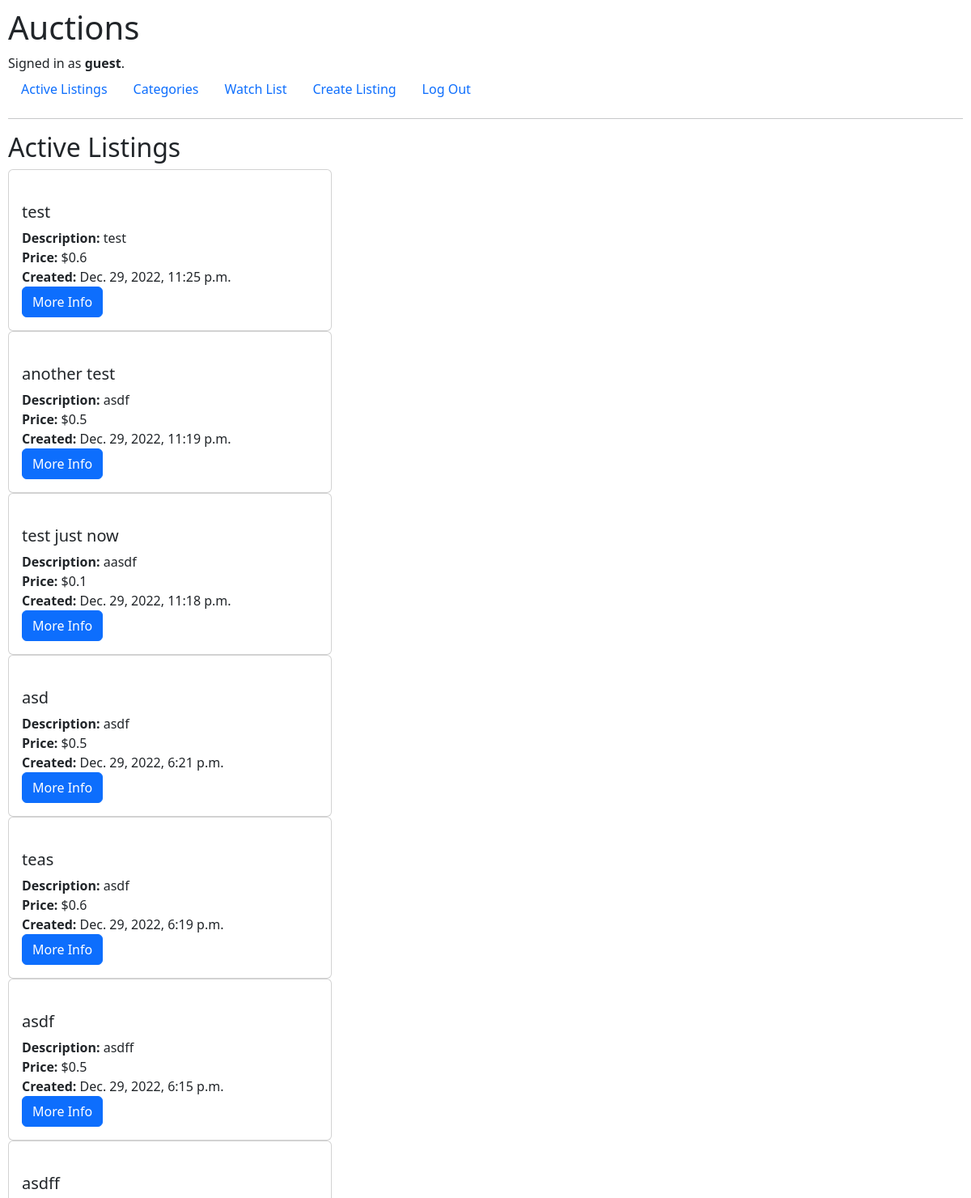
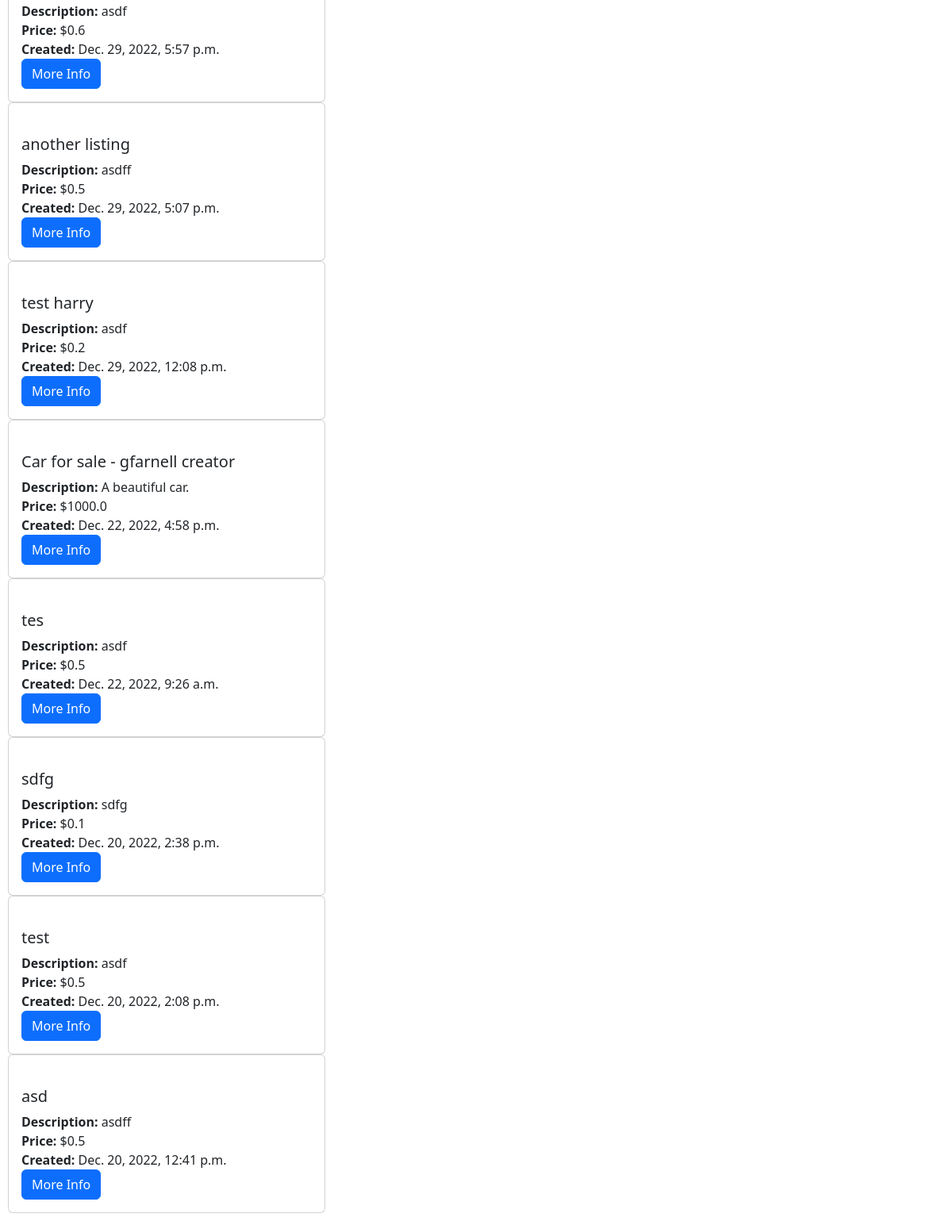
The page / (signed in) on the database its author committed (2 pictures, top to bottom).
### auctions/models.py (models this page shows, shortened)
class User(AbstractUser):
    pass

class Listings(models.Model):
    creator = models.ForeignKey(
        User, on_delete=models.PROTECT, related_name="get_creator_listings", blank=False)
    buyer = models.ForeignKey(
        User, blank=True, null=True, on_delete=models.PROTECT, related_name="get_buyer_listings")
    watchers = models.ManyToManyField(
        User, blank=True, related_name="get_watched_listings")
    title = models.CharField(max_length=64)
    description = models.CharField(max_length=300)
    startingBid = models.FloatField(max_length=64)
    createdDate = models.DateTimeField(auto_now_add=True)
    active = models.BooleanField(default=True)
    url = models.CharField(max_length=128, blank=True)
    category = models.CharField(max_length=64, choices=category_choices, default="No Category")

### auctions/views.py (the view)
# urls.py: path("", views.activeListings, name="activeListings"),
@login_required
def activeListings(request):
    returned_listing = Listings.objects.all()
    return render(request, "auctions/index.html", {
        "listings": Listings.objects.all().order_by('-createdDate')
    })

### auctions/templates/auctions/index.html (shortened to what this page needs)
{% extends "auctions/layout.html" %}
{% load static %}
{% block body %}
<h2>Active Listings</h2>
<div class="card-group">
    {% for listing in listings %}
    {% if listing.active == True %}
    <div id="container_card">
        <div class="card">
            <a href="{% url 'listings' listing.id %}" class="card-link">
            </a>
            <div class="card-body">
                <ul class="list-group list-group-flush">
                    <li>
                        <h5>{{ listing.title}}</h5>
                    </li>
                    <li><b>Description:</b> {{ listing.description}}</li>
                    <li><b>Price:</b> ${{ listing.startingBid}}</li>
                    <li><b>Created:</b> {{ listing.createdDate}}</li>
                    <li><a class="btn btn-primary" href="{% url 'listings' listing.id %}">More Info</a></li>
                </ul>
            </div>
        </div>
    </div>
</div>
{% endif %}
{% empty %}
<p>There are currently no active listings.</p>
{% endfor %}
{% endblock %}

### auctions/templates/auctions/layout.html (shortened to what this page needs)
{% load static %}
<!DOCTYPE html>
<html lang="en">
<head>
<link href="https://cdn.jsdelivr.net/npm/bootstrap@5.2.3/dist/css/bootstrap.min.css" rel="stylesheet">
<link href="{% static 'static/styles.css' %}" rel="stylesheet" type="text/css">
</head>
<body>
    <h1>Auctions</h1>
    <div>
        {% if user.is_authenticated %}
        Signed in as <strong>{{ user.username }}</strong>.
        {% else %}
        Not signed in.
        {% endif %}
    </div>
    <ul class="nav">
        {% if user.is_authenticated %}
        <li class="nav-item">
            <a class="nav-link" href="{% url 'activeListings' %}">Active Listings</a>
        </li>
        <li class="nav-item">
            <a class="nav-link" href="{% url 'categories' %}">Categories</a>
        </li>
        <li class="nav-item">
            <a class="nav-link" href="{% url 'displayWatchlist' %}">Watch List</a>
        </li>
        <li class="nav-item">
            <a class="nav-link" href="{% url 'createlisting' %}">Create Listing</a>
        </li>
        <li class="nav-item">
            <a class="nav-link" href="{% url 'logout' %}">Log Out</a>
        </li>
        {% endif %}
    </ul>
    <hr>
    {% block body %}
    {% endblock %}
</body>
</html>

### auctions/static/static/styles.css (style rules this page uses)
body { padding: 10px; }
ul { list-style: none; padding-left: 0px; }
a { text-decoration: none; }
#container_card { width: 25rem; }

### rows shown on the page
User: username "guest"
Listings: title "test", description "test", startingBid "0.6", createdDate "Dec. 29, 2022, 11:25 p.m."
Listings: title "another test", description "asdf", startingBid "0.5", createdDate "Dec. 29, 2022, 11:19 p.m."
Listings: title "test just now", description "aasdf", startingBid "0.1", createdDate "Dec. 29, 2022, 11:18 p.m."
Listings: title "asd", description "asdf", startingBid "0.5", createdDate "Dec. 29, 2022, 6:21 p.m."
Listings: title "teas", description "asdf", startingBid "0.6", createdDate "Dec. 29, 2022, 6:19 p.m."
Listings: title "asdf", description "asdff", startingBid "0.5", createdDate "Dec. 29, 2022, 6:15 p.m."
Listings: title "asdff", description "asdf", startingBid "0.6", createdDate "Dec. 29, 2022, 5:57 p.m."
Listings: title "another listing", description "asdff", startingBid "0.5", createdDate "Dec. 29, 2022, 5:07 p.m."
Listings: title "test harry", description "asdf", startingBid "0.2", createdDate "Dec. 29, 2022, 12:08 p.m."
Listings: title "Car for sale - gfarnell creator", description "A beautiful car.", startingBid "1000.0", createdDate "Dec. 22, 2022, 4:58 p.m."
Listings: title "tes", description "asdf", startingBid "0.5", createdDate "Dec. 22, 2022, 9:26 a.m."
Listings: title "sdfg", description "sdfg", startingBid "0.1", createdDate "Dec. 20, 2022, 2:38 p.m."
Listings: title "test", description "asdf", startingBid "0.5", createdDate "Dec. 20, 2022, 2:08 p.m."
Listings: title "asd", description "asdff", startingBid "0.5", createdDate "Dec. 20, 2022, 12:41 p.m."
